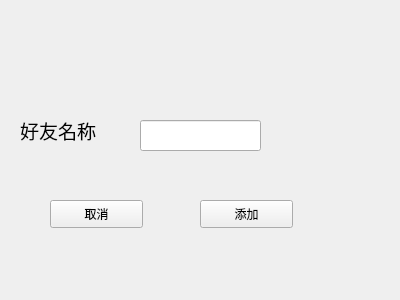
<?xml version="1.0" encoding="UTF-8"?>
<ui version="4.0">
 <class>Addfriend</class>
 <widget class="QWidget" name="Addfriend">
  <property name="geometry">
   <rect>
    <x>0</x>
    <y>0</y>
    <width>400</width>
    <height>300</height>
   </rect>
  </property>
  <property name="windowTitle">
   <string>Form</string>
  </property>
  <widget class="QLabel" name="label">
   <property name="geometry">
    <rect>
     <x>20</x>
     <y>110</y>
     <width>111</width>
     <height>41</height>
    </rect>
   </property>
   <property name="text">
    <string>&lt;html&gt;&lt;head/&gt;&lt;body&gt;&lt;p&gt;&lt;span style=&quot; font-size:14pt;&quot;&gt;好友名称&lt;/span&gt;&lt;/p&gt;&lt;/body&gt;&lt;/html&gt;</string>
   </property>
  </widget>
  <widget class="QLineEdit" name="lineEdit">
   <property name="geometry">
    <rect>
     <x>140</x>
     <y>120</y>
     <width>121</width>
     <height>31</height>
    </rect>
   </property>
  </widget>
  <widget class="QPushButton" name="cancelButton">
   <property name="geometry">
    <rect>
     <x>50</x>
     <y>200</y>
     <width>93</width>
     <height>28</height>
    </rect>
   </property>
   <property name="text">
    <string>取消</string>
   </property>
  </widget>
  <widget class="QPushButton" name="addButton">
   <property name="geometry">
    <rect>
     <x>200</x>
     <y>200</y>
     <width>93</width>
     <height>28</height>
    </rect>
   </property>
   <property name="text">
    <string>添加</string>
   </property>
  </widget>
 </widget>
 <resources/>
 <connections/>
</ui>
